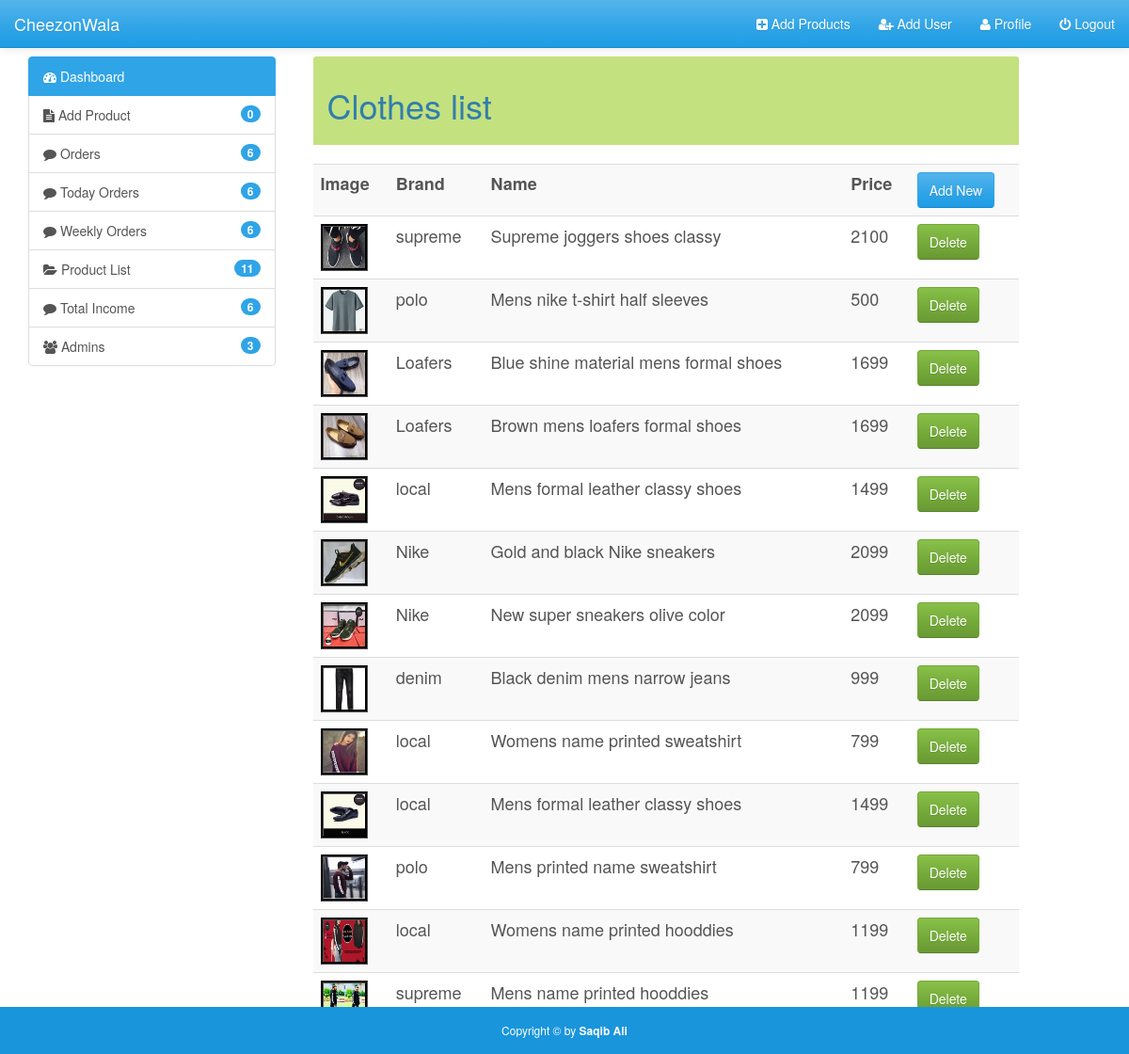
The app's page /cheezonwala/admin/clothes_list.php (signed in) with its own data.
### tables this page shows
CREATE TABLE `products` (
  `product_id` int(11) NOT NULL,
  `product_name` varchar(555) NOT NULL,
  `details` varchar(555) NOT NULL,
  `image` varchar(700) NOT NULL,
  `price` int(255) NOT NULL,
  `c_price` int(255) NOT NULL,
  `time` timestamp NOT NULL DEFAULT CURRENT_TIMESTAMP ON UPDATE CURRENT_TIMESTAMP,
  `cat_id` varchar(255) NOT NULL
);

CREATE TABLE `categories` (
  `cat_id` int(11) NOT NULL,
  `cat_brand` varchar(255) NOT NULL,
  `cat_tag` varchar(255) NOT NULL,
  `cat_type` varchar(255) NOT NULL
);

### cheezonwala/admin/clothes_list.php (the view, shortened to what this page needs)
<?php
require_once('inc/top.php');
?>
</head>
<body>
  <?php include("inc/header.php");?>
    <div class="container-fluid main-container">
  <?php include("inc/sidebar.php");?>
    <div class="col-md-8 content" style="margin-left:10px">
    <div class="panel-heading" style="background-color:#c4e17f">
  <h1>Clothes list  </h1></div><br>
<div class='table-responsive'>
<div style="overflow-x:scroll;">
<table class="table  table-hover table-striped" style="font-size:18px">
<tr>
	<th>Image</th>
	<th>Brand</th>
	<th>Name</th>
	<th>Price</th>
	<th> <a class=" btn btn-primary" href="add_products.php">Add New</a> </th>
</tr>
<?php
$current_time= date("Y-m-d h:i:s") . "<br>";
$result2="SELECT products.product_id, products.image,categories.cat_brand,products.product_name, products.price from products inner join categories on products.cat_id=categories.cat_id order by '$current_time' DESC  " or die ("query 1 incorrect.....");
$result3 = $conn->query($result2);
if($result3->num_rows>0)
{
while(list($product_id,$image,$cat_brand,$product_name,$price)=mysqli_fetch_array($result3))
{
echo "<tr><td><img src='../images/products/$image' style='width:50px; height:50px; border:groove #000'></td><td>$cat_brand</td><td>$product_name</td>
<td>$price</td>
<td>
<a class=' btn btn-success' href='clothes_list.php?product_id=$product_id&action=delete'>Delete</a>
</td></tr>";
}
}
?>
</table>
</div></div>
</div></div>
 <?php require_once('inc/footer.php'); ?>

### cheezonwala/admin/css/style.css (style rules this page uses)
html,body { height: 100%; }
body { padding-top: 60px; }

### records on screen
products: image (picture), cat.cat_brand "supreme", product_name "Supreme joggers shoes classy", price "2100"
products: image (picture), cat.cat_brand "polo", product_name "Mens nike t-shirt half sleeves", price "500"
products: image (picture), cat.cat_brand "Loafers", product_name "Blue shine material mens formal shoes", price "1699"
products: image (picture), cat.cat_brand "Loafers", product_name "Brown mens loafers formal shoes", price "1699"
products: image (picture), cat.cat_brand "local", product_name "Mens formal leather classy shoes", price "1499"
products: image (picture), cat.cat_brand "Nike", product_name "Gold and black Nike sneakers", price "2099"
products: image (picture), cat.cat_brand "Nike", product_name "New super sneakers olive color", price "2099"
products: image (picture), cat.cat_brand "denim", product_name "Black denim mens narrow jeans", price "999"
products: image (picture), cat.cat_brand "local", product_name "Womens name printed sweatshirt", price "799"
products: image (picture), cat.cat_brand "local", product_name "Mens formal leather classy shoes", price "1499"
products: image (picture), cat.cat_brand "polo", product_name "Mens printed name sweatshirt", price "799"
products: image (picture), cat.cat_brand "local", product_name "Womens name printed hooddies", price "1199"
products: image (picture), cat.cat_brand "supreme", product_name "Mens name printed hooddies", price "1199"
